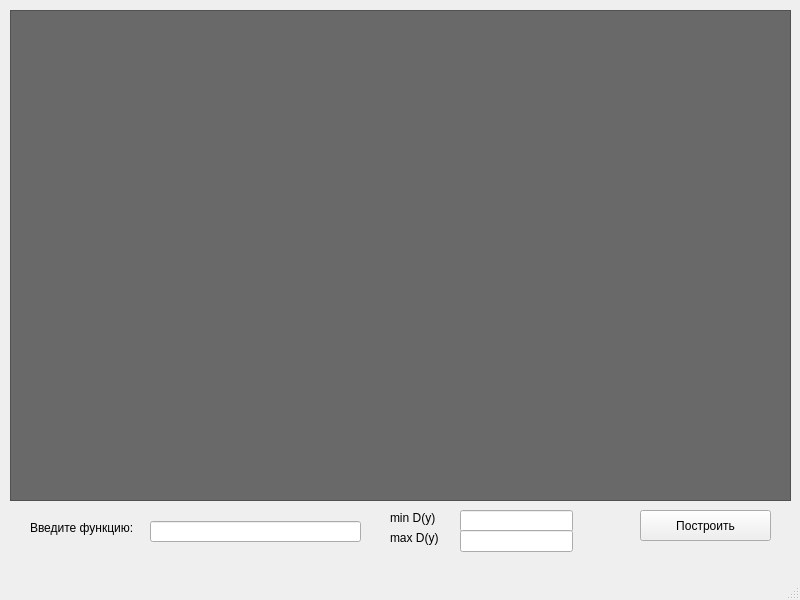
<?xml version="1.0" encoding="UTF-8"?>
<ui version="4.0">
 <class>MainWindow</class>
 <widget class="QMainWindow" name="MainWindow">
  <property name="geometry">
   <rect>
    <x>0</x>
    <y>0</y>
    <width>800</width>
    <height>600</height>
   </rect>
  </property>
  <property name="windowTitle">
   <string>MainWindow</string>
  </property>
  <widget class="QWidget" name="centralwidget">
   <widget class="PlotWidget" name="widget">
    <property name="geometry">
     <rect>
      <x>10</x>
      <y>10</y>
      <width>781</width>
      <height>491</height>
     </rect>
    </property>
    <property name="styleSheet">
     <string notr="true">background:  #696969;</string>
    </property>
   </widget>
   <widget class="QLabel" name="label">
    <property name="geometry">
     <rect>
      <x>30</x>
      <y>520</y>
      <width>111</width>
      <height>16</height>
     </rect>
    </property>
    <property name="text">
     <string>Введите функцию:</string>
    </property>
   </widget>
   <widget class="QLineEdit" name="function">
    <property name="geometry">
     <rect>
      <x>150</x>
      <y>521</y>
      <width>211</width>
      <height>21</height>
     </rect>
    </property>
   </widget>
   <widget class="QPushButton" name="button_build">
    <property name="geometry">
     <rect>
      <x>640</x>
      <y>510</y>
      <width>131</width>
      <height>31</height>
     </rect>
    </property>
    <property name="text">
     <string>Построить</string>
    </property>
   </widget>
   <widget class="QLabel" name="label_2">
    <property name="geometry">
     <rect>
      <x>390</x>
      <y>510</y>
      <width>55</width>
      <height>16</height>
     </rect>
    </property>
    <property name="text">
     <string>min D(y)</string>
    </property>
   </widget>
   <widget class="QLabel" name="label_3">
    <property name="geometry">
     <rect>
      <x>390</x>
      <y>530</y>
      <width>55</width>
      <height>16</height>
     </rect>
    </property>
    <property name="text">
     <string>max D(y)</string>
    </property>
   </widget>
   <widget class="QLineEdit" name="minn_d">
    <property name="geometry">
     <rect>
      <x>460</x>
      <y>510</y>
      <width>113</width>
      <height>22</height>
     </rect>
    </property>
   </widget>
   <widget class="QLineEdit" name="maxx_d">
    <property name="geometry">
     <rect>
      <x>460</x>
      <y>530</y>
      <width>113</width>
      <height>22</height>
     </rect>
    </property>
   </widget>
  </widget>
  <widget class="QMenuBar" name="menubar">
   <property name="geometry">
    <rect>
     <x>0</x>
     <y>0</y>
     <width>800</width>
     <height>26</height>
    </rect>
   </property>
  </widget>
  <widget class="QStatusBar" name="statusbar"/>
 </widget>
 <customwidgets>
  <customwidget>
   <class>PlotWidget</class>
   <extends>QGraphicsView</extends>
   <header>pyqtgraph</header>
  </customwidget>
 </customwidgets>
 <resources/>
 <connections/>
</ui>
